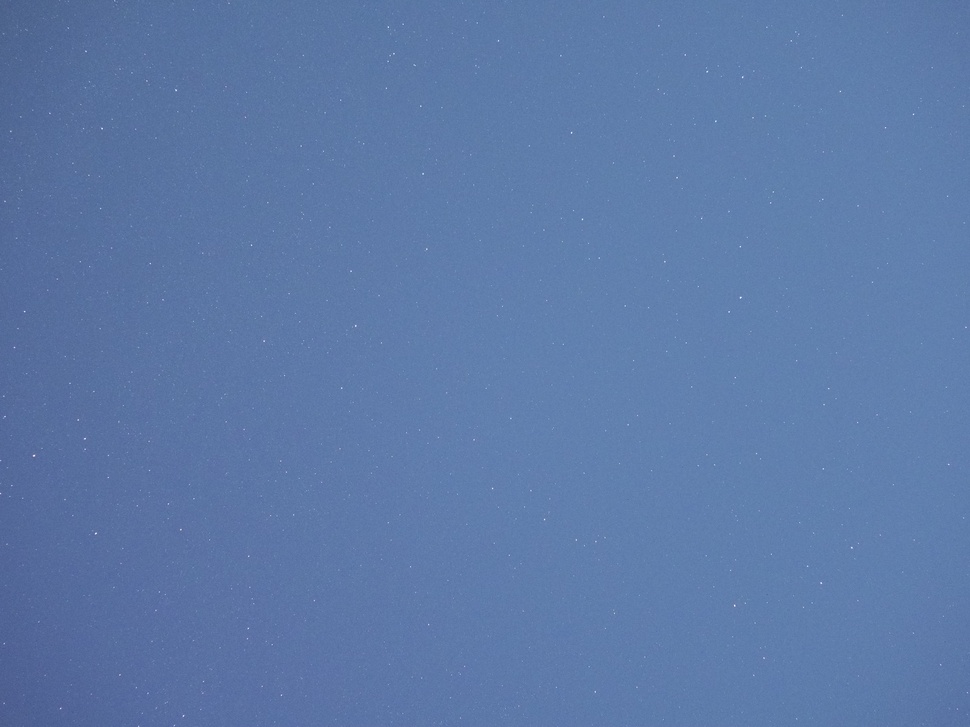
#> input picture TestData/_9264160.jpg, 970 x 727 px, shrunk from 3200 x 2400 before the run; the run also reads 1 picture not shown here
$ python StarPipeline_JEPG.py
#> lines starting #> are read from the running program, lines starting #| are printed output that depends on the picture
### StarFinder/Python_PlateSolving/functions/background.py
import numpy as np
import time

def bg_robust_kappa_sigma_clipping(array, kappa=3.0, max_iterations=20):
    """
    Perform robust kappa-sigma clipping on the input data to remove outliers and estimate the background level.
    Clipped data is not reused for the next iteration to ensure that the background estimation is not biased by replaced values.

    Parameters:
    - array: 2D NumPy array of pixel values.
    - kappa: The number of standard deviations to use for detection.
    - max_iterations: Maximum number of iterations for outlier removal.

    Returns:
    - background_level: The estimated background level as numpy float64 value.
    - background_noise: The estimated background noise as numpy float64 value.
    - keep_mask: 2D boolean NumPy array indicating which values belong to the background (True) and which are considered outliers (False).
    """

    keep_mask = np.ones(array.shape, dtype=bool)
    last_mask = np.zeros(array.shape, dtype=bool)

    for iteration in range(max_iterations):

        # Use robust statistics to estimate the background level and standard deviation
        median = np.median(array[keep_mask])
        MAD = np.median(np.abs(array[keep_mask] - median))
        sigma = 1.4826 * MAD

        # Get the mask of values to keep based on the kappa-sigma clipping criteria
        keep_mask = (array - median) < (kappa * sigma)

        #print(f"Iteration {iteration + 1}: median = {np.round(median, 2)}, std_dev = {np.round(sigma, 2)}, threshold = {np.round(kappa * sigma, 2)}, kept pixels = {np.sum(keep_mask)}")

        if np.array_equal(keep_mask, last_mask):
            #print("No more outliers detected. Stopping iterations.")
            break
        last_mask = keep_mask.copy()  # Store the last mask to check for convergence in the next iteration

        if iteration == max_iterations - 1:
            print("Maximum iterations reached. Check convergence!")

    background_level = np.mean(array[keep_mask].astype('float64')) # estimate the background level
    background_noise = np.std(array[keep_mask].astype('float64'))  # estimate the background noise

    return background_level, background_noise, keep_mask


#---------------------------------------------------------------------------------------------------------------------------
# Main function
def estimate_bg_and_noise_map(img, tilesize=128, method='lin'):
    # a) Kappa-Sigma Clipping on tiled grid to get a grid of background levle and noise estimates
    start_a_time = time.perf_counter()
    img_len_y, img_len_x = img.shape

    n_tiles_x = int(np.ceil(img_len_x / tilesize))
    n_tiles_y = int(np.ceil(img_len_y / tilesize))

    background_level_grid = np.zeros([n_tiles_y, n_tiles_x])
    background_noise_grid = np.zeros([n_tiles_y, n_tiles_x])

    for i in range(n_tiles_y):
        for j in range(n_tiles_x):

            # Calculate pixel boundary indices (handles edges elegantly)
            x_start = j * tilesize
            y_start = i * tilesize

            x_end = min((j + 1) * tilesize, img_len_x) # With min() we snap back to th emaximum length if the running grid is bigger than the matrix is long in that direction
            y_end = min((i + 1) * tilesize, img_len_y)

            # Extract the current tile i,j
            tile_ij = img[y_start:y_end, x_start:x_end]

            # print('\nTile i =', i,', j =',j, ' has shape :', tile_ij.shape)
            background_level, background_noise, keep_mask = bg_robust_kappa_sigma_clipping(tile_ij, kappa=3.0, max_iterations=20)
            background_level_grid[i, j] = background_level
            background_noise_grid[i, j] = background_noise


    # b) 3x3 Median filter on the background grids
    start_b_time = time.perf_counter()
    background_level_grid_smooth = background_level_grid.copy()
    background_noise_grid_smooth = background_noise_grid.copy()
    for i in range(n_tiles_y):
        for j in range(n_tiles_x):

            x_start = max(j-1, 0)
            y_start = max(i-1, 0)

            x_end = min(j+2, n_tiles_x)
            y_end = min(i+2, n_tiles_y)

            background_level_grid_smooth[i, j] = np.median(background_level_grid[y_start:y_end, x_start:x_end])
            background_noise_grid_smooth[i, j] = np.median(background_noise_grid[y_start:y_end, x_start:x_end])


    # c) Interpolate background level grid to full resolution to substract the background without introudcing artifacts on tile edges
    start_c_time = time.perf_counter()
    from scipy.interpolate import RectBivariateSpline
    yy, xx = np.arange(img_len_y), np.arange(img_len_x)

    # Get tile-center coordinates (half-pixel correct, handles partial edge tiles
    yc = np.array([(i*tilesize + min((i+1)*tilesize, img_len_y) - 1) / 2 for i in range(n_tiles_y)])
    xc = np.array([(j*tilesize + min((j+1)*tilesize, img_len_x) - 1) / 2 for j in range(n_tiles_x)])

    if (method == 'lin'):
        background_map = RectBivariateSpline(yc, xc, background_level_grid_smooth, kx=1, ky=1)(yy, xx)
        noise_map = RectBivariateSpline(yc, xc, background_noise_grid_smooth, kx=1, ky=1)(yy, xx)
    elif (method == 'cub'):
        background_map = RectBivariateSpline(yc, xc, background_level_grid_smooth, kx=3, ky=3)(yy, xx)
        noise_map = RectBivariateSpline(yc, xc, background_noise_grid_smooth, kx=3, ky=3)(yy, xx)
    else:
        print('Error: Unknown method string. Chose "lin" or "cub"')

    end_time = time.perf_counter()

    a_time = start_b_time - start_a_time
    b_time = start_c_time - start_b_time
    c_time = end_time - start_c_time

    print(F"Kappa-Sigma time = {round(a_time * 1000, 2)} ms")
    print(F"Median filter time = {round(b_time * 1000, 2)} ms")
    print(F"Upscaling time = {round(c_time * 1000, 2)} ms")
    print(F"Total time = {round((end_time - start_a_time) * 1000, 2)} ms")

    return background_map, noise_map

### StarFinder/Python_PlateSolving/functions/triangle_match.py
import math
import numpy as np
import matplotlib.pyplot as plt
from matplotlib.collections import LineCollection


# =================================================================================================
# [52 lines left out: functions update_triangle_plot, fit_kabsch, not called in this run]


# =================================================================================================
def tri_match(xc_img1, yc_img1, n_pixel_img1,
              xc_img2, yc_img2, n_pixel_img2,
              N_STARS, K_NEIGH, TOL, debug_axes=None):

    # =================================================================================================
    # SUBSET SELECTION
    # Select the top N_STARS from both images
    idx_img1 = np.argpartition(n_pixel_img1, -N_STARS)[-N_STARS:]  # get the unsorted indices to the largest values in n_pixel
    xc_sub_img1 = xc_img1[idx_img1]
    yc_sub_img1 = yc_img1[idx_img1]

    idx_img2 = np.argpartition(n_pixel_img2, -N_STARS)[-N_STARS:]  # get the unsorted indices to the largest values in n_pixel
    xc_sub_img2 = xc_img2[idx_img2]
    yc_sub_img2 = yc_img2[idx_img2]

    # Built triangles
    triang_sidelen_img1, triang_indices_img1, triang_count_img1 = get_triangle_sidelengths(xc_sub_img1, yc_sub_img1, N_STARS, K_NEIGH, TOL)
    triang_sidelen_img2, triang_indices_img2, triang_count_img2 = get_triangle_sidelengths(xc_sub_img2, yc_sub_img2, N_STARS, K_NEIGH, TOL)

    # Check if triangles were found and abort if not
    if triang_count_img1 == 0 or triang_count_img2 == 0:
        raise ValueError('No triangles available for matching!')

    # =================================================================================================
    # SEARCH FOR MATCHING TRIANGLES
    # Pre-allocate
    match_idx = np.zeros([K_NEIGH*np.max([triang_count_img1, triang_count_img2]), 2]) # K_NEIGH as a buffer in case that one or more triangles match with multiple others
    match_count = 0

    for i in range(triang_count_img1):
        for j in range(triang_count_img2):

            diff = np.abs([triang_sidelen_img1[i, :] - triang_sidelen_img2[j, :]])

            if np.count_nonzero(diff < TOL) == 3:
                match_idx[match_count, :] = [i, j]
                match_count += 1

                # if debug_axes is not None:
                #     update_triangle_plot(
                #         debug_axes[0],
                #         triang_vertices_img1[i],
                #         color="red"
                #     )

                #     update_triangle_plot(
                #         debug_axes[1],
                #         triang_vertices_img2[j],
                #         color="blue"
                #     )

                #     fig = debug_axes[0].figure
                #     fig.suptitle(
                #         f"Match {match_count}: "
                #         f"triangle {i} vs triangle {j}"
                #     )

    # If there are no triangles found
    if match_count == 0:
        raise ValueError('No matching triangles found! Cannot continue!  --> Check images and try to increase N_STARS and/or TOL')

    # Prune empty over pre-allocated entries
    match_idx = match_idx[:match_count].astype(int)

    # Extract the vertices
    p_triplets_xc = xc_sub_img1[triang_indices_img1[match_idx[:, 0]]]
    p_triplets_yc = yc_sub_img1[triang_indices_img1[match_idx[:, 0]]]

    q_triplets_xc = xc_sub_img2[triang_indices_img2[match_idx[:, 1]]]
    q_triplets_yc = yc_sub_img2[triang_indices_img2[match_idx[:, 1]]]

    # Convert to matrix for Kabsch: Each matrix holds in its ith column the p_i vector or q_i vector respectively
    P_match = np.stack((p_triplets_xc.ravel(), p_triplets_yc.ravel()))
    Q_match = np.stack((q_triplets_xc.ravel(), q_triplets_yc.ravel()))

    # For testing we use the whole subset of stars even if there can be stars which are present on one image but not the other
    P_all = np.stack((xc_sub_img1, yc_sub_img1))
    Q_all = np.stack((xc_sub_img2, yc_sub_img2))

    # =================================================================================================
    # FIND THE TRANSFORM TO BEST ALIGN THE IMAGES
    num_neighbours_best = 0
    CIRCLE_TOL_SQ = 25
    # Extract one matching triangle after the other
    for k in range(match_count):

        p_tri_k = P_match[:, k*3:(k+1)*3]
        q_tri_k = Q_match[:, k*3:(k+1)*3]

        # Compute rotation and translation that aligns the points in p with q as close as possible
        R_k, t_k = fit_kabsch(p_tri_k, q_tri_k)

        # Test the transform on all stars
        Q_pred_all = (R_k @ P_all + t_k)

        # RANSAC - find the number stars that lie within some radius of another star after transformation to grade the quality of the transform
        num_neighbours = 0
        match_idx_p = []
        match_idx_q = []

        for i in range(P_all.shape[1]):

            dist_sq = np.sum((Q_pred_all[:, i].reshape((2,1)) - Q_all)**2, axis=0)
            circle_logic = dist_sq < CIRCLE_TOL_SQ # if the squared distance between a point on image2 and the transformed point i from image 1 is smaller than the squared radius of the decision boundary we count it as neighbour

            if np.count_nonzero(circle_logic) == 1:
                num_neighbours += 1
                match_idx_p.append(i)
                match_idx_q.append(np.flatnonzero(circle_logic)[0])

            elif np.count_nonzero(circle_logic) > 1:
                print(f"POINT DISCARDED: Star {i} is to more than 1 star within boundary distance")

        # Check if the current transform outperforms the best one yet
        if num_neighbours > num_neighbours_best:
            num_neighbours_best = num_neighbours
            match_idx_p_best = match_idx_p
            match_idx_q_best = match_idx_q

    P_final = P_all[:, match_idx_p_best]
    Q_final = Q_all[:, match_idx_q_best]

    # Final transformation parameters are estimated using all unique pairs found from the best matched
    R, t = fit_kabsch(P_final, Q_final)
    Q_pred_final_0 = (R @ P_final)

    if debug_axes is not None:
        debug_axes[0].scatter(P_final[0, :], P_final[1, :], s=25, color="r", marker='+')
        debug_axes[0].scatter(Q_pred_final_0[0, :], Q_pred_final_0[1, :], s=25, color="m", marker='o')

        debug_axes[1].scatter(Q_final[0, :], Q_final[1, :], s=15, color="r", marker='+')
        debug_axes[1].scatter(Q_pred_final_0[0, :], Q_pred_final_0[1, :], s=15, color="m", marker='o')


    # Final transformation parameters are estimated using all unique pairs found from the best matched
    R, t = fit_kabsch(P_final, Q_final)
    Q_pred_final = (R @ P_final + t)

    if debug_axes is not None:
        debug_axes[0].scatter(P_final[0, :], P_final[1, :], s=25, color="r", marker='+')
        debug_axes[0].scatter(Q_pred_final[0, :], Q_pred_final[1, :], s=25, color="m", marker='o')

        debug_axes[1].scatter(Q_final[0, :], Q_final[1, :], s=15, color="r", marker='+')
        debug_axes[1].scatter(Q_pred_final[0, :], Q_pred_final[1, :], s=15, color="m", marker='o')

    # Q_pred = (R @ P_match + t)
    # if debug_axes is not None:
    #     debug_axes[0].scatter(P_match[0, :], P_match[1, :], s=40, color="r", marker='+')
    #     debug_axes[0].scatter(Q_pred[0, :], Q_pred[1, :], s=15, color="m", marker='o')

    #     debug_axes[1].scatter(Q_match[0, :], Q_match[1, :], s=40, color="r", marker='+')
    #     debug_axes[1].scatter(Q_pred[0, :], Q_pred[1, :], s=15, color="m", marker='o')

    RMSE = np.sqrt(np.mean((Q_pred_final - Q_final)**2))
    rot_ang_deg = np.acos(R[0,0]) * 180/np.pi
    print(rot_ang_deg)

    return R, t


# =================================================================================================
def get_triangle_sidelengths(xc_sub, yc_sub, N_STARS, K_NEIGH, TOL):

    # Pre-allocate
    n_upperbound = int(math.factorial(N_STARS - 1)/(math.factorial(2)*math.factorial(N_STARS - 3)))
    triang_sidelen = np.zeros([n_upperbound, 3])
    triang_indices = np.zeros([n_upperbound, 3], dtype=int)
    count = 0

    for i in range(N_STARS):

        # Compute distance to all other N stars
        dist = np.sqrt((xc_sub - xc_sub[i])**2 + (yc_sub - yc_sub[i])**2)
        dist[i] = np.inf  # take the star particle out of possible detection range

        # Get indices to the k nearest neighbours
        knn_idx = np.argpartition(dist, K_NEIGH)[:K_NEIGH]

        # The first point, point A (opposite to side BC), is the current star itself, computed outside once per outer iteration
        triang_vert_a_x = xc_sub[i]
        triang_vert_a_y = yc_sub[i]

        # Accept a triangle with the index trick: A triangle has three different indices per vertex so by building a triangle only if the index is the smallest of the three. If in a later loop iteration the same three vertecies are selected they will have their values in a different variable (i,j,k) and the check for the smallest index will fail
        for j in range(K_NEIGH):
            # Get the indices to the neighbours in the sub arrays
            idx_j = knn_idx[j]
            for k in range(j+1, K_NEIGH):
                idx_k = knn_idx[k]
                if i < idx_k and i < idx_j:
                    # Second point, point B, opposite to side AC
                    triang_vert_b_x = xc_sub[idx_j] # can be outside the inner most loop
                    triang_vert_b_y = yc_sub[idx_j]
                    # Third point, point C, opposite to side AB
                    triang_vert_c_x = xc_sub[idx_k]
                    triang_vert_c_y = yc_sub[idx_k]

                    dist_A_bc = np.sqrt((triang_vert_c_x - triang_vert_b_x)**2 + (triang_vert_c_y - triang_vert_b_y)**2)
                    dist_B_ac = np.sqrt((triang_vert_c_x - triang_vert_a_x)**2 + (triang_vert_c_y - triang_vert_a_y)**2)
                    dist_C_ab = np.sqrt((triang_vert_b_x - triang_vert_a_x)**2 + (triang_vert_b_y - triang_vert_a_y)**2)

                    # Discard triangles that have sidelengths that agree to tolerance because these could flip positions from image to image due to the centroid uncertanty
                    if np.abs(dist_A_bc - dist_B_ac) <= TOL or np.abs(dist_A_bc - dist_C_ab) <= TOL or np.abs(dist_B_ac - dist_C_ab) <= TOL:
                        continue

                    triang_sidelen[count, :] = [dist_A_bc, dist_B_ac, dist_C_ab]
                    triang_indices[count, :] = [i,         idx_j,     idx_k]
                    count += 1

    # Prune empty over pre-allocated entries
    triang_sidelen = triang_sidelen[:count]
    triang_indices = triang_indices[:count]

    # Sort the lengths of each triangle for easy comparison with another table
    sort_idx = np.argsort(triang_sidelen, axis=1) # we need the indices since we have to order the indices to the vertices in the same order to match stars A,B,C from both images triangles
    triang_sidelen = np.take_along_axis(triang_sidelen, sort_idx, axis=1)
    triang_indices = np.take_along_axis(triang_indices, sort_idx, axis=1)

    return triang_sidelen, triang_indices, count


### StarFinder/Python_PlateSolving/functions/ccl_numba.py
import numpy as np
from numba import njit


# [16 lines left out: functions find, union, not called in this run]


# Explicit signature -> eager compilation at import (loaded from disk cache after the first run).
# Input: C-contiguous 2D bool mask. Output: 2D int32 label image. Other dtypes raise a TypeError
# instead of silently triggering a slow recompilation.
@njit("int32[:, ::1](boolean[:, ::1])", cache=True)
def connected_component_labeling_numba(img_mask):
    img_len_y, img_len_x = img_mask.shape
    img_labels = np.zeros((img_len_y, img_len_x), dtype=np.int32)
    parent = np.arange((img_len_y * img_len_x + 1) // 2 + 1, dtype=np.int32)
    label_count = 0

    # First pass: provisional labels and merges
    for i in range(img_len_y):
        left_label = 0
        for j in range(img_len_x):
            if img_mask[i, j]:
                up_label = img_labels[i - 1, j] if i > 0 else 0

                if up_label == 0 and left_label == 0:          # Case 1: new object
                    label_count += 1
                    label = label_count
                elif left_label == 0:                           # Case 2
                    label = up_label
                elif up_label == 0 or up_label == left_label:   # Cases 3 and 4
                    label = left_label
                else:                                           # Case 5: merge
                    label = left_label
                    union(up_label, left_label, parent)

                img_labels[i, j] = label
                left_label = label
            else:
                left_label = 0

    # Flatten parent and number the roots 1, 2, 3, ... in one pass over the labels
    label_map = np.zeros(label_count + 1, dtype=np.int32)
    n_labels = 0
    for k in range(1, label_count + 1):
        parent[k] = parent[parent[k]]
        if parent[k] == k:
            n_labels += 1
            label_map[k] = n_labels
        else:
            label_map[k] = label_map[parent[k]]   # root < k, so already numbered

    # Second pass: relabel
    for i in range(img_len_y):
        for j in range(img_len_x):
            img_labels[i, j] = label_map[img_labels[i, j]]

    return img_labels

### StarFinder/Python_PlateSolving/functions/star_centroids.py
import numpy as np
from numba import njit

# Explicit signature -> eager compilation at import (loaded from disk cache after the first run).
# Inputs: int32 label image (from connected_component_labeling_numba), float64 intensity image,
# both 2D C-contiguous. Returns (x_center, y_center) as float64 arrays in pixel units.
@njit("Tuple((float64[::1], float64[::1], int64[::1]))(int32[:, ::1], float64[:, ::1])", cache=True)
def star_stats(img_label, Intenisty_img):

    len_y, len_x = img_label.shape

    n_labels = img_label.max()
    accumsum_xw = np.zeros(n_labels)
    accumsum_yw = np.zeros(n_labels)
    accumsum_w  = np.zeros(n_labels)
    pixelcount  = np.zeros(n_labels, dtype=np.int64)

    # Accumulate all values in one scan of the image
    for i in range(len_y):
        for j in range(len_x):

            label = img_label[i, j] # img_label ranges from 1 to n_labels and has 0 everywhere the background is

            if label > 0:
                idx = label - 1 # align the start of the labels at 1 with the start from 0 Python indexing
                Intenisty_ij = Intenisty_img[i, j]  # deliberately NOT clipped: zero-mean noise keeps the first moment unbiased, clipping would bias towards the region center
                accumsum_xw[idx] += j * Intenisty_ij
                accumsum_yw[idx] += i * Intenisty_ij
                accumsum_w[idx] += Intenisty_ij
                pixelcount[idx] += 1

    # Keep only objects with more than three pixels
    # accumsum_w > 0 holds by construction as long as labelled pixels come from a mask with a positive threshold (I > kappa * noise)
    keep_mask = pixelcount > 3

    # Weighted average to get center of mass
    x_center = accumsum_xw[keep_mask] / accumsum_w[keep_mask]
    y_center = accumsum_yw[keep_mask] / accumsum_w[keep_mask]
    n_pixels = pixelcount[keep_mask]

    return x_center, y_center, n_pixels

### StarFinder/Python_PlateSolving/StarPipeline_JEPG.py
import time
import math
import numpy as np
import matplotlib.pyplot as plt
import matplotlib.colors as mcolors

from itertools import combinations

from pathlib import Path
from PIL import Image

from functions.ccl_numba import connected_component_labeling_numba
from functions.blacklv import subtract_blacklv
from functions.background import estimate_bg_and_noise_map
from functions.star_centroids import star_stats
from functions.triangle_match import tri_match


# ============================================================================================================
# 0. Load JEPG
start_read_time = time.perf_counter()
PATH = Path(__file__).resolve().parents[2] / "TestData"  # repo-level TestData folder, independent of the working directory

filename = PATH / "_9264160.jpg"

image = Image.open(filename)
#> image is the input picture: PIL image 970x727 RGB; mean R, G, B 93.1, 121.6, 168.4

#with Image.open(filename) as image:

# ============================================================================================================
# 1. Aaggregate RGB channels
start_RGB_time = time.perf_counter()

image_array = np.array(image)
#img_raw = np.median(image_array, axis=2)
img_raw = image_array[:,:,0]
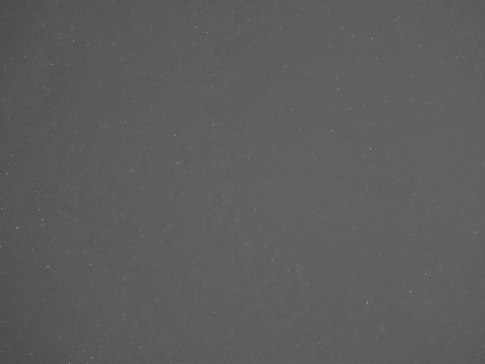
#> img_raw: shape (727, 970) (shown at 1/2 size); min 69, max 234, mean 93.1

# ============================================================================================================
# 2. Remove image background
start_kappasigma_time = time.perf_counter()
background_lin, noise_map_lin = estimate_bg_and_noise_map(img_raw, tilesize=64, method='cub')
#> in estimate_bg_and_noise_map, `background_map = RectBivariateSpline(yc, xc, background_level_grid_smo..`:
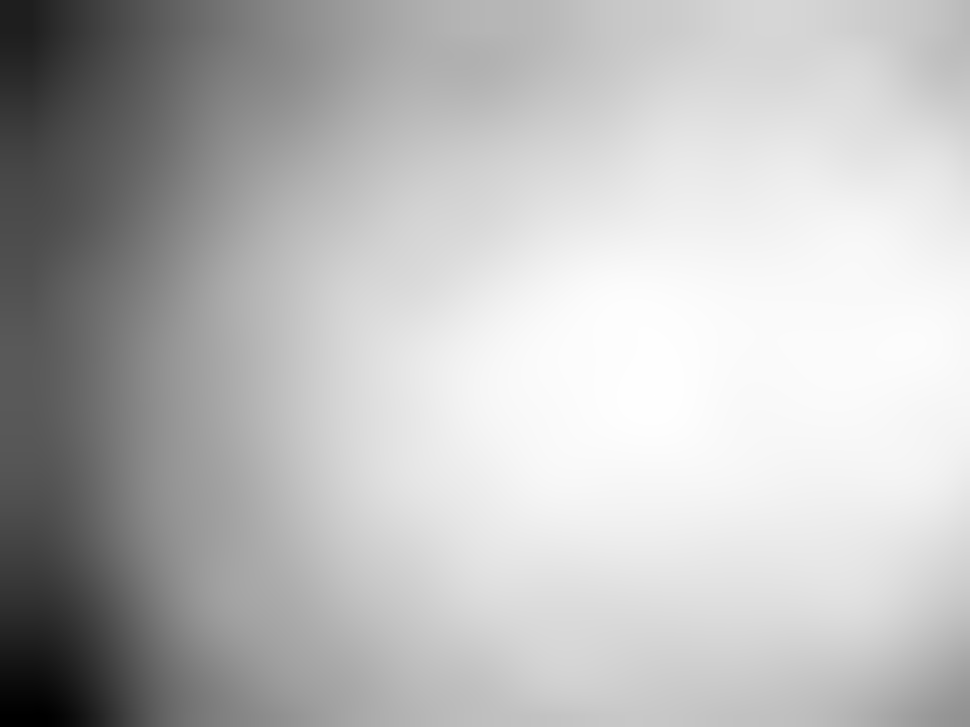
#> background_map: shape (727, 970) float64; min 81.15, max 97.3, mean 93; drawn with min black and max white
#> (the rest of the program and of its run is left out)
